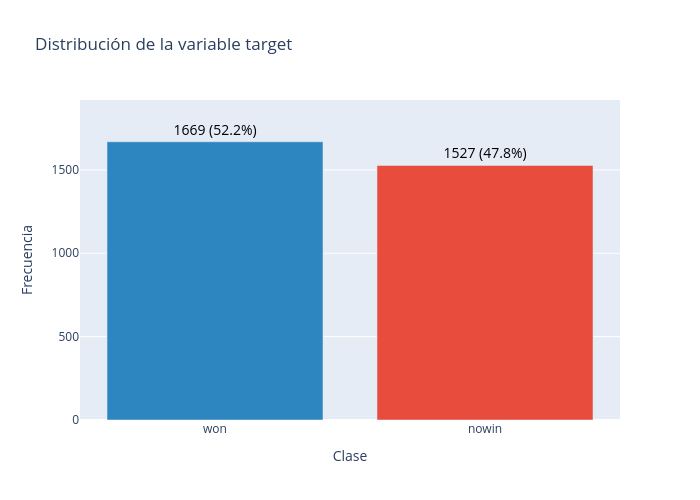
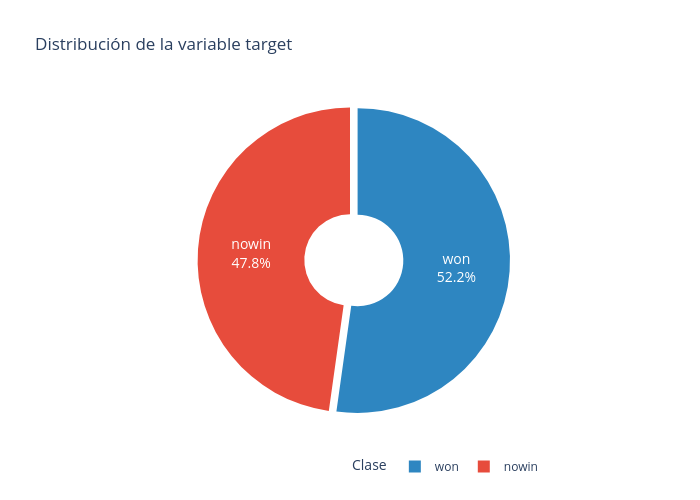

Write notebook code for charts like these, in order.
### Code cell
import plotly.express as px
import plotly.graph_objects as go
from plotly.subplots import make_subplots

# Tabla de frecuencias
tabla_target = datos['class'].value_counts().reset_index()
tabla_target.columns = ['class', 'Frecuencia']
tabla_target['Porcentaje'] = round((tabla_target['Frecuencia'] / tabla_target['Frecuencia'].sum()) * 100, 1)
tabla_target['Etiqueta'] = tabla_target['Frecuencia'].astype(str) + " (" + tabla_target['Porcentaje'].astype(str) + "%)"

print("Tabla de frecuencias de class:")
display(tabla_target)

fig_bar = px.bar(
    tabla_target,
    x='class',
    y='Frecuencia',
    color='class',
    color_discrete_map={'nowin': '#E74C3C', 'won': '#2E86C1'},
    text='Etiqueta',
    title='Distribución de la variable target',
    labels={'class': 'Clase', 'Frecuencia': 'Frecuencia'}
)

fig_bar.update_traces(
    textposition='outside',
    textfont=dict(size=14, color='black')
)

fig_bar.update_layout(
    height=500,
    width=700,
    showlegend=False,
    yaxis=dict(title='Frecuencia', range=[0, tabla_target['Frecuencia'].max() * 1.15]),
    xaxis=dict(title='Clase')
)

fig_bar.show()


fig_pie = px.pie(
    tabla_target,
    values='Frecuencia',
    names='class',
    color='class',
    color_discrete_map={'nowin': '#E74C3C', 'won': '#2E86C1'},
    title='Distribución de la variable target',
    hole=0.3  # Para que sea un donut (0 = torta, 0.3 = donut)
)

fig_pie.update_traces(
    textposition='inside',
    textinfo='label+percent',
    textfont=dict(size=14, color='white'),
    pull=[0.05, 0]  # Resaltar la primera porción
)

fig_pie.update_layout(
    height=500,
    width=700,
    showlegend=True,
    legend=dict(title='Clase', orientation='h', y=-0.1, x=0.5)
)

fig_pie.show()

### Figure 1 — Plotly figure (JSON) as saved in the notebook; plotly's stock layout.template omitted (floating-point values rounded to 4 significant figures)
{"data": [{"hovertemplate": "Clase=%{x}<br>Frecuencia=%{y}<br>Etiqueta=%{text}<extra></extra>", "legendgroup": "won", "marker": {"color": "#2E86C1", "pattern": {"shape": ""}}, "name": "won", "orientation": "v", "showlegend": true, "text": ["1669 (52.2%)"], "textfont": {"color": "black", "size": 14}, "textposition": "outside", "type": "bar", "x": ["won"], "xaxis": "x", "y": [1669], "yaxis": "y"}, {"hovertemplate": "Clase=%{x}<br>Frecuencia=%{y}<br>Etiqueta=%{text}<extra></extra>", "legendgroup": "nowin", "marker": {"color": "#E74C3C", "pattern": {"shape": ""}}, "name": "nowin", "orientation": "v", "showlegend": true, "text": ["1527 (47.8%)"], "textfont": {"color": "black", "size": 14}, "textposition": "outside", "type": "bar", "x": ["nowin"], "xaxis": "x", "y": [1527], "yaxis": "y"}], "layout": {"barmode": "relative", "height": 500, "legend": {"title": {"text": "Clase"}, "tracegroupgap": 0}, "showlegend": false, "title": {"text": "Distribución de la variable target"}, "width": 700, "xaxis": {"anchor": "y", "categoryarray": ["won", "nowin"], "categoryorder": "array", "domain": [0, 1], "title": {"text": "Clase"}}, "yaxis": {"anchor": "x", "domain": [0, 1], "range": [0, 1919.0], "title": {"text": "Frecuencia"}}}}

### Figure 2 — Plotly figure (JSON) as saved in the notebook; plotly's stock layout.template omitted (floating-point values rounded to 4 significant figures)
{"data": [{"customdata": [["won"], ["nowin"]], "domain": {"x": [0, 1], "y": [0, 1]}, "hole": 0.3, "hovertemplate": "class=%{customdata[0]}<br>Frecuencia=%{value}<extra></extra>", "labels": ["won", "nowin"], "legendgroup": "", "marker": {"colors": ["#2E86C1", "#E74C3C"]}, "name": "", "pull": [0.05, 0], "showlegend": true, "textfont": {"color": "white", "size": 14}, "textinfo": "label+percent", "textposition": "inside", "type": "pie", "values": [1669, 1527]}], "layout": {"height": 500, "legend": {"orientation": "h", "title": {"text": "Clase"}, "tracegroupgap": 0, "x": 0.5, "y": -0.1}, "showlegend": true, "title": {"text": "Distribución de la variable target"}, "width": 700}}
